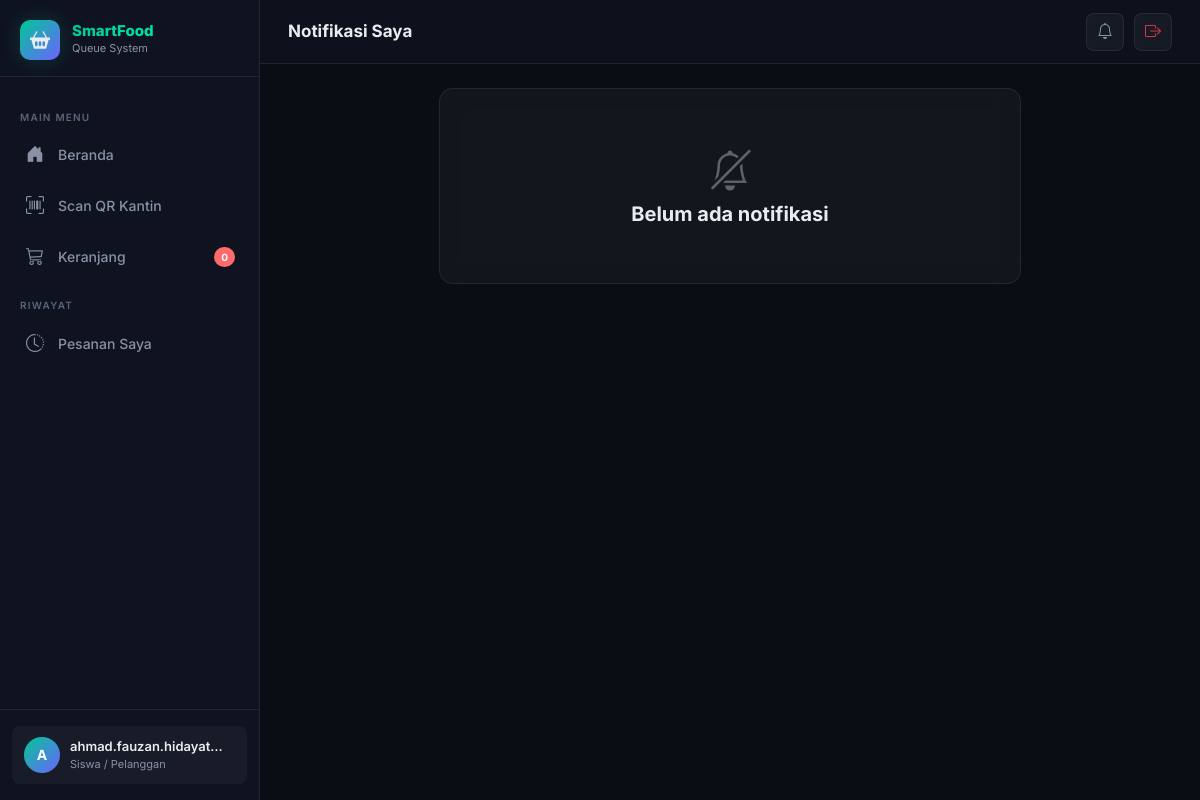
Page /notifications/ (signed in) on the committed database.
### accounts/models.py (models this page shows, shortened)
class CustomUser(AbstractUser):
    ROLE_CHOICES = [
        ('student', 'Siswa / Pelanggan'),
        ('vendor', 'Penjual / Admin Kantin'),
        ('sysadmin', 'Admin Sistem'),
    ]
    role = models.CharField(max_length=20, choices=ROLE_CHOICES, default='student')
    phone = models.CharField(max_length=20, blank=True)
    avatar = models.ImageField(upload_to='avatars/', blank=True, null=True)
    is_active = models.BooleanField(default=False)  # Nonaktif sampai admin konfirmasi
    is_approved = models.BooleanField(default=False)  # Status konfirmasi oleh admin
    created_at = models.DateTimeField(auto_now_add=True)
    def is_vendor(self):
        return self.role == 'vendor'
    def is_sysadmin(self):
        return self.role == 'sysadmin'

### notifications/views.py (the view)
# urls.py: path('', views.notifications_list, name='notifications'),
@login_required
def notifications_list(request):
    notifs = Notification.objects.filter(user=request.user)
    notifs.filter(is_read=False).update(is_read=True)
    return render(request, 'notifications/list.html', {'notifications': notifs})

### notifications/context_processors.py (called while the page is built)
def notifications_processor(request):
    if request.user.is_authenticated:
        unread_count = Notification.objects.filter(user=request.user, is_read=False).count()
        recent_notifs = Notification.objects.filter(user=request.user)[:5]
        return {
            'unread_notifications': unread_count,
            'recent_notifications': recent_notifs,
        }
    return {'unread_notifications': 0, 'recent_notifications': []}

### templates/notifications/list.html (shortened to what this page needs)
{% extends 'base.html' %}
{% block page_title %}Notifikasi Saya{% endblock %}
{% block content %}
<div class="row">
    <div class="col-lg-8 mx-auto">
        <div class="card card-glass">
            <div class="card-body p-0">
                <ul class="list-group list-group-flush bg-transparent">
                    {% for notif in notifications %}
                    <li class="list-group-item bg-transparent border-custom p-4 {% if not notif.is_read %}bg-surface-active{% endif %}">
                        <div class="d-flex gap-3">
                            <div class="fs-1 text-primary"><i class="bi bi-bell-fill"></i></div>
                            <div class="flex-grow-1">
                                <div class="d-flex justify-content-between align-items-start mb-1">
                                    <h5 class="fw-bold text-white m-0">{{ notif.title }}</h5>
                                    <span class="text-muted small">{{ notif.created_at|date:"d M Y, H:i" }}</span>
                                </div>
                                <p class="text-muted mb-3">{{ notif.message }}</p>
                                {% if notif.order %}
                                <a href="{% url 'order_detail' notif.order.id %}" class="btn btn-sm btn-outline-primary-custom">Lihat Pesanan</a>
                                {% endif %}
                            </div>
                        </div>
                    </li>
                    {% empty %}
                    <li class="list-group-item bg-transparent border-0 p-5 text-center text-muted">
                        <i class="bi bi-bell-slash fs-1 mb-3 opacity-50"></i>
                        <h5>Belum ada notifikasi</h5>
                    </li>
                    {% endfor %}
                </ul>
            </div>
        </div>
    </div>
</div>
{% endblock %}

### templates/base.html (shortened to what this page needs)
<!DOCTYPE html>
<html lang="id" data-bs-theme="dark">
<head>
    <link href="https://cdn.jsdelivr.net/npm/bootstrap@5.3.2/dist/css/bootstrap.min.css" rel="stylesheet">
    <link rel="stylesheet" href="https://cdn.jsdelivr.net/npm/bootstrap-icons@1.11.1/font/bootstrap-icons.css">
    <link rel="stylesheet" href="/static/css/style.css">
</head>
<body>
    <div class="app-wrapper">
        <aside class="sidebar" id="sidebar">
            <div class="sidebar-brand">
                <div class="brand-logo">
                    <div class="brand-icon">
                        <i class="bi bi-basket2-fill"></i>
                    </div>
                    <div>
                        <div class="brand-text">SmartFood</div>
                        <div class="brand-sub">Queue System</div>
                    </div>
                </div>
            </div>
            <nav class="sidebar-nav">
                <div class="nav-section-label">Main Menu</div>
                {% if user.is_authenticated %}
                    {% if user.is_sysadmin %}
                        <div class="nav-item">
                            <a href="{% url 'admin_dashboard' %}" class="nav-link {% if request.resolver_match.url_name == 'admin_dashboard' %}active{% endif %}">
                                <i class="bi bi-grid-1x2-fill nav-icon"></i> Dashboard
                            </a>
                        </div>
                        <div class="nav-item">
                            <a href="{% url 'admin_users' %}" class="nav-link {% if request.resolver_match.url_name == 'admin_users' %}active{% endif %}">
                                <i class="bi bi-people-fill nav-icon"></i> Kelola User
                            </a>
                        </div>
                        <div class="nav-item">
                            <a href="{% url 'admin_canteens' %}" class="nav-link {% if request.resolver_match.url_name == 'admin_canteens' %}active{% endif %}">
                                <i class="bi bi-shop nav-icon"></i> Kelola Kantin
                            </a>
                        </div>
                        <div class="nav-section-label">System</div>
                        <div class="nav-item">
                            <a href="{% url 'admin_monitoring' %}" class="nav-link {% if request.resolver_match.url_name == 'admin_monitoring' %}active{% endif %}">
                                <i class="bi bi-activity nav-icon"></i> Monitoring AI
                            </a>
                        </div>
                        <div class="nav-item">
                            <a href="{% url 'admin_logs' %}" class="nav-link {% if request.resolver_match.url_name == 'admin_logs' %}active{% endif %}">
                                <i class="bi bi-journal-text nav-icon"></i> Log Aktivitas
                            </a>
                        </div>
                    {% else %}
                        <div class="nav-item">
                            <a href="{% url 'student_dashboard' %}" class="nav-link {% if request.resolver_match.url_name == 'student_dashboard' %}active{% endif %}">
                                <i class="bi bi-house-door-fill nav-icon"></i> Beranda
                            </a>
                        </div>
                        <div class="nav-item">
                            <a href="{% url 'scan_qr' %}" class="nav-link {% if request.resolver_match.url_name == 'scan_qr' %}active{% endif %}">
                                <i class="bi bi-upc-scan nav-icon"></i> Scan QR Kantin
                            </a>
                        </div>
                        <div class="nav-item">
                            <a href="{% url 'cart' %}" class="nav-link {% if request.resolver_match.url_name == 'cart' %}active{% endif %}">
                                <i class="bi bi-cart3 nav-icon"></i> Keranjang
                                <span class="nav-badge" id="cartBadgeSidebar">0</span>
                            </a>
                        </div>
                        <div class="nav-section-label">Riwayat</div>
                        <div class="nav-item">
                            <a href="{% url 'order_history' %}" class="nav-link {% if request.resolver_match.url_name == 'order_history' %}active{% endif %}">
                                <i class="bi bi-clock-history nav-icon"></i> Pesanan Saya
                            </a>
                        </div>
                    {% endif %}
                {% endif %}
            </nav>
            <div class="sidebar-footer">
                {% if user.is_authenticated %}
                <a href="{% url 'profile' %}" class="text-decoration-none">
                    <div class="user-card">
                        <div class="user-avatar">
                            {% if user.avatar %}
                                <img src="{{ user.avatar.url }}" alt="Avatar">
                            {% else %}
                                {{ user.username|make_list|first|upper }}
                            {% endif %}
                        </div>
                        <div class="user-info">
                            <div class="user-name">{{ user.username }}</div>
                            <div class="user-role">{{ user.get_role_display }}</div>
                        </div>
                    </div>
                </a>
                {% endif %}
            </div>
        </aside>
        <main class="main-content">
            <header class="topbar">
                <div class="topbar-title">
                    {% block page_title %}Dashboard{% endblock %}
                </div>
                <div class="topbar-actions">
                    {% if user.is_authenticated %}
                    <div class="position-relative">
                        <button class="btn-icon" id="notifBtn" onclick="toggleNotif()">
                            <i class="bi bi-bell"></i>
                        </button>
                    </div>
                    <a href="{% url 'logout' %}" class="btn-icon text-danger">
                        <i class="bi bi-box-arrow-right"></i>
                    </a>
                    {% else %}
                    <a href="{% url 'login' %}" class="btn-primary-custom text-decoration-none">Login</a>
                    {% endif %}
                </div>
            </header>
            <div class="page-content page-enter">
                {% block content %}{% endblock %}
            </div>
        </main>
    </div>
</body>
</html>

### rows in the picture
CustomUser: username|make_list "A", username "ahmad.fauzan.hidayat…", role "Siswa / Pelanggan"
